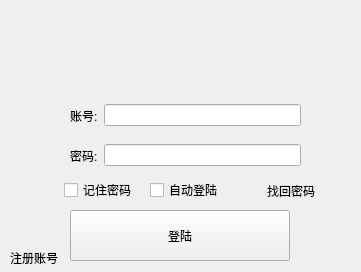
<?xml version="1.0" encoding="UTF-8"?>
<ui version="4.0">
 <class>MainWindow</class>
 <widget class="QMainWindow" name="MainWindow">
  <property name="enabled">
   <bool>true</bool>
  </property>
  <property name="geometry">
   <rect>
    <x>0</x>
    <y>0</y>
    <width>361</width>
    <height>272</height>
   </rect>
  </property>
  <property name="minimumSize">
   <size>
    <width>361</width>
    <height>230</height>
   </size>
  </property>
  <property name="windowTitle">
   <string>MainWindow</string>
  </property>
  <widget class="QWidget" name="centralwidget">
   <widget class="QWidget" name="layoutWidget">
    <property name="geometry">
     <rect>
      <x>64</x>
      <y>170</y>
      <width>251</width>
      <height>41</height>
     </rect>
    </property>
    <layout class="QHBoxLayout" name="horizontalLayout_3">
     <item>
      <widget class="QCheckBox" name="checkBox">
       <property name="text">
        <string>记住密码</string>
       </property>
      </widget>
     </item>
     <item>
      <widget class="QCheckBox" name="checkBox_2">
       <property name="text">
        <string>自动登陆</string>
       </property>
      </widget>
     </item>
     <item>
      <widget class="QLabel" name="label_3">
       <property name="cursor">
        <cursorShape>PointingHandCursor</cursorShape>
       </property>
       <property name="text">
        <string>找回密码</string>
       </property>
       <property name="alignment">
        <set>Qt::AlignRight|Qt::AlignTrailing|Qt::AlignVCenter</set>
       </property>
      </widget>
     </item>
    </layout>
   </widget>
   <widget class="QPushButton" name="pushButton">
    <property name="geometry">
     <rect>
      <x>70</x>
      <y>210</y>
      <width>220</width>
      <height>51</height>
     </rect>
    </property>
    <property name="autoFillBackground">
     <bool>false</bool>
    </property>
    <property name="text">
     <string>登陆</string>
    </property>
   </widget>
   <widget class="QLabel" name="label_4">
    <property name="geometry">
     <rect>
      <x>10</x>
      <y>250</y>
      <width>60</width>
      <height>16</height>
     </rect>
    </property>
    <property name="font">
     <font>
      <underline>false</underline>
      <strikeout>false</strikeout>
      <kerning>true</kerning>
     </font>
    </property>
    <property name="cursor">
     <cursorShape>PointingHandCursor</cursorShape>
    </property>
    <property name="text">
     <string>注册账号</string>
    </property>
   </widget>
   <widget class="QLabel" name="topImage">
    <property name="geometry">
     <rect>
      <x>0</x>
      <y>0</y>
      <width>361</width>
      <height>91</height>
     </rect>
    </property>
    <property name="text">
     <string/>
    </property>
   </widget>
   <widget class="QWidget" name="layoutWidget">
    <property name="geometry">
     <rect>
      <x>70</x>
      <y>100</y>
      <width>231</width>
      <height>31</height>
     </rect>
    </property>
    <layout class="QHBoxLayout" name="horizontalLayout">
     <item>
      <widget class="QLabel" name="label">
       <property name="text">
        <string>账号:</string>
       </property>
      </widget>
     </item>
     <item>
      <widget class="QLineEdit" name="loginUser">
       <property name="enabled">
        <bool>true</bool>
       </property>
      </widget>
     </item>
    </layout>
   </widget>
   <widget class="QWidget" name="layoutWidget">
    <property name="geometry">
     <rect>
      <x>70</x>
      <y>140</y>
      <width>231</width>
      <height>31</height>
     </rect>
    </property>
    <layout class="QHBoxLayout" name="horizontalLayout_2">
     <item>
      <widget class="QLabel" name="label_2">
       <property name="text">
        <string>密码:</string>
       </property>
      </widget>
     </item>
     <item>
      <widget class="QLineEdit" name="loginPsd"/>
     </item>
    </layout>
   </widget>
  </widget>
 </widget>
 <resources/>
 <connections/>
</ui>
